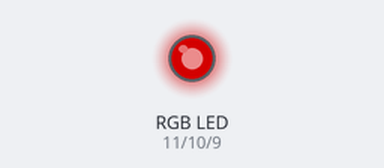
A sketch run on a simulated Arduino Uno, built with avr-gcc and run on an emulated ATmega328P. Shown: an RGB LED mixed from three pins (HIGH = lit). Dim RGB values are drawn brighter than linear.

Above: at 0.05 s.
At 0.75 s:
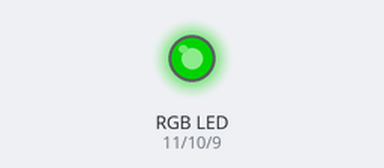
At 1.5 s:
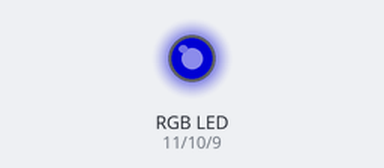
Timing chart, 0 to 3.5 s (numbered marks = the images above):
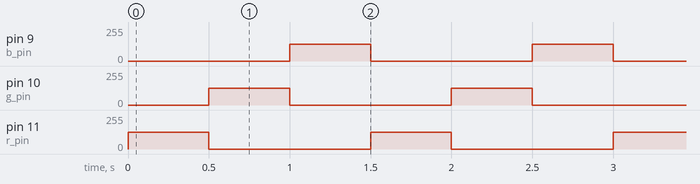

Measured:
- by itself, pin 9 (b_pin), pin 10 (g_pin), pin 11 (r_pin): alternates 127/255 for 0.50 s and 0/255 for 1.0 s

The sketch:

PWM_RGB_Led.ino
```cpp
#define r_pin 11
#define g_pin 10
#define b_pin 9

void setup() {
  pinMode(r_pin, OUTPUT);
  pinMode(g_pin, OUTPUT);
  pinMode(b_pin, OUTPUT);
  Serial.begin(9600);
}

int d = 100;
void loop() {

  analogWrite(r_pin, 127);
  analogWrite(g_pin, 0);
  analogWrite(b_pin, 0);
  delay(500);
  analogWrite(r_pin, 0);
  analogWrite(g_pin, 127);
  analogWrite(b_pin, 0);
  delay(500);
  analogWrite(r_pin, 0);
  analogWrite(g_pin, 0);
  analogWrite(b_pin, 127);
  delay(500);


}
```
